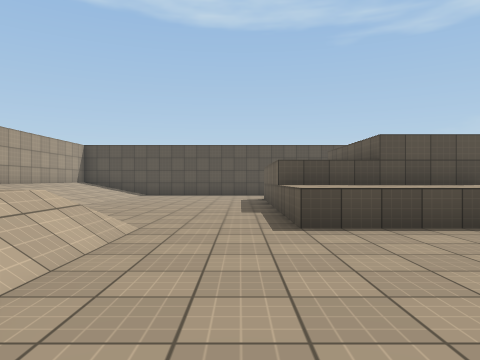
[1] (above)

18 first-person views from a walk through a scene from a Unity 3-D project. The camera is 1.2 m above the floor, looks level and sees 70° across. The floor is counted in squares, 2 m on a side. Each view is taken from the middle of a square. On the plan, view 1 faces up. The plan holds only what a view shows up to about 10 squares ahead; the rest is blank. The player character is not drawn. Surface patterns are stand-ins for the level's own textures.

[2]
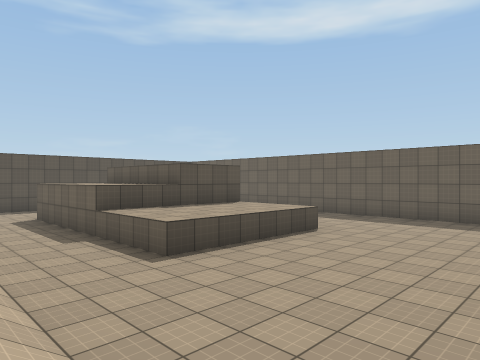

[3]
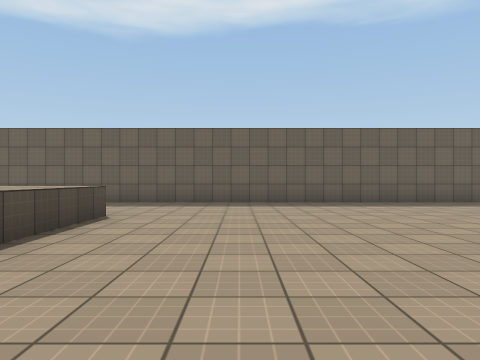

[4]
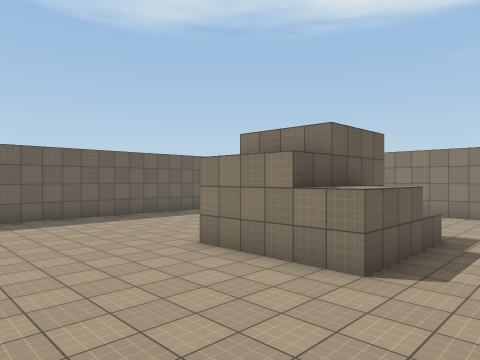

[5]
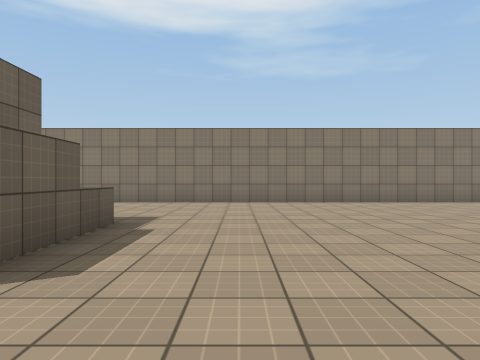

[6]
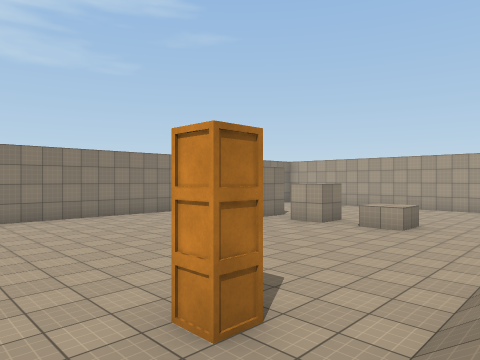

[7]
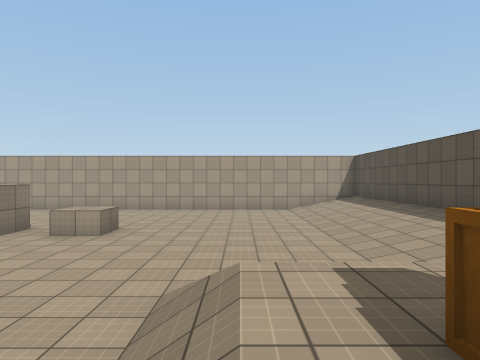

[8]
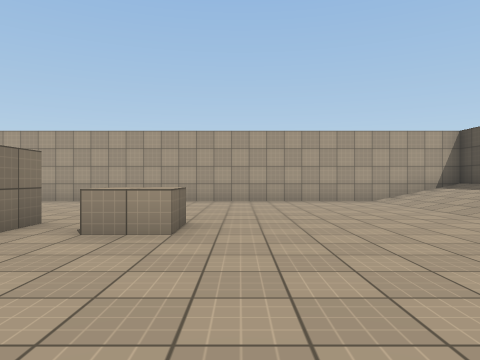

[9]
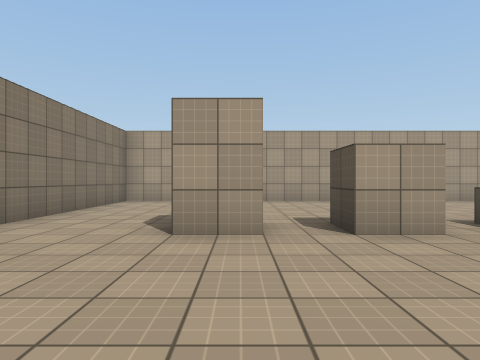

[10]
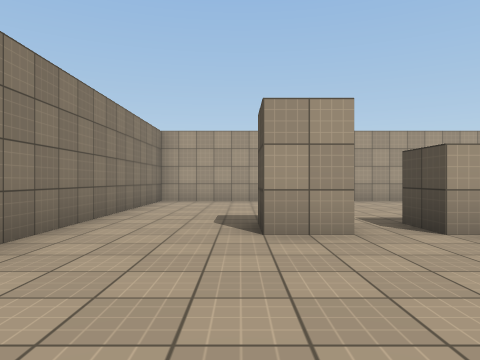

[11]
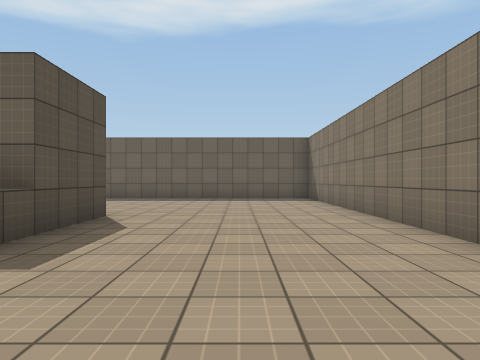

[12]
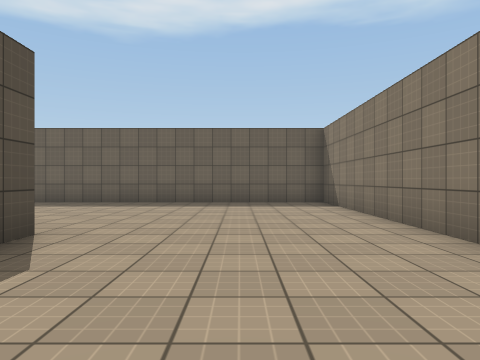

[13]
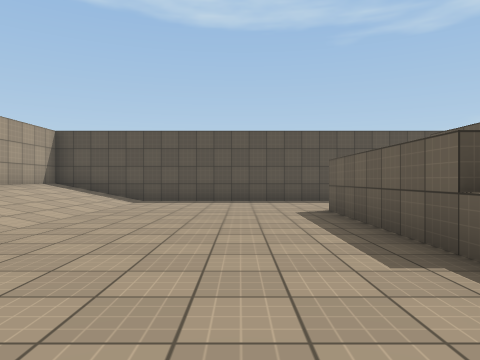

[14]
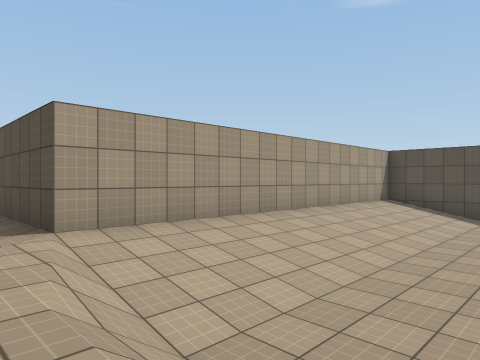

[15]
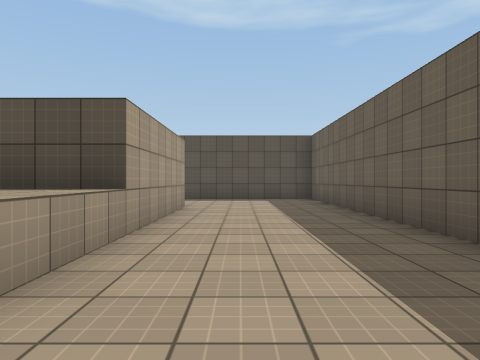

[16]
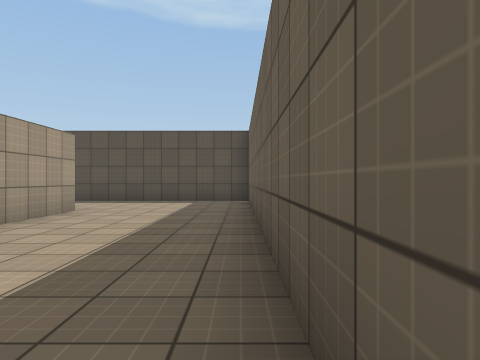

[17]
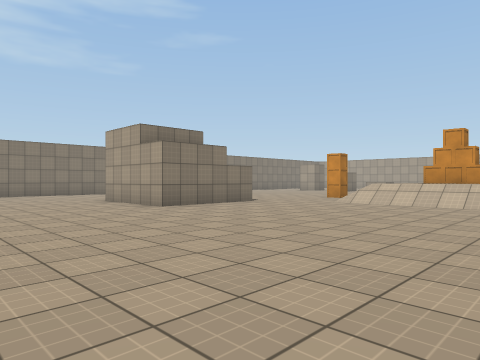

[18]
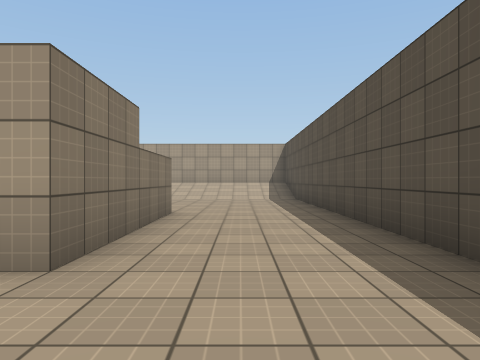

### Floor plan
Key: @ floor where view 1 was taken; # wall or solid block; . main floor; : floor 1 m higher than the main floor; / step, stairs or slope; ^ raised ledge.
Columns run from 16 left of view 1 to 9 right of it. Each row starts with its distance up from view 1.
 14          #################
 13          #///............#
 12          #///............#
 11          #///............#
 10          #///....####....#
  9          #///....#  #....#
  8          #///....#  #....#
  7          #///....####....#
  6          #///....^^^^....#
  5 ##########///....^^^^....#
  4 #//////////////..........#
  3 #///////// ::^/..........#
  2 #/////////  # /..........#
  1 #........  :# /..........#
  0 #........./////.@........#
 -1 #............ ...........#
 -2 #...........#............#
 -3 #.....^.........###......#
 -4 #...............###......#
 -5 #.....#.........^##......#
 -6 #........................#
 -7 #.....#..................#
 -8 #........................#
 -9 #........................#
-10 #........................#
-11 ##########################

Where each view was taken, in squares from view 1:
view 1: 0 up, 0 right, facing up
view 2: 0 up, 2 left, facing up-right
view 3: 2 up, 1 left, facing right
view 4: 1 up, 2 left, facing down-right
view 5: 1 down, 2 left, facing down
view 6: 0 up, 2 left, facing down-left
view 7: 0 up, 3 left, facing left
view 8: 2 down, 6 left, facing left
view 9: 7 down, 6 left, facing left
view 10: 8 down, 6 left, facing left
view 11: 8 down, 3 left, facing right
view 12: 8 down, 1 left, facing right
view 13: 4 up, 1 left, facing up
view 14: 3 up, 2 left, facing up-left
view 15: 3 up, 6 right, facing up
view 16: 4 up, 8 right, facing up
view 17: 4 up, 7 right, facing down-left
view 18: 12 up, 7 right, facing left
